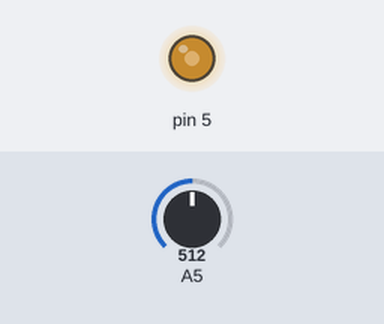
Simulated run of this sketch. Board: Arduino Uno, built with avr-gcc and run on an emulated ATmega328P. Parts: output pins drawn as LEDs (lit = HIGH). The test bench sets the inputs (shaded band); at power-on: A5 = 512.

Above: at 1.2 s.
1.3 s: A5 set to 716
At 2.0 s:
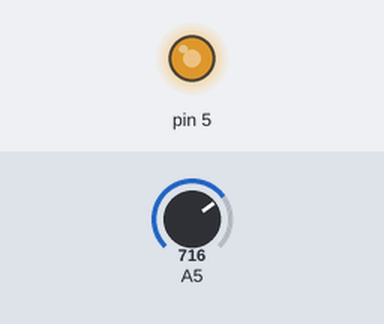
2.8 s: A5 set to 900
At 3.2 s:
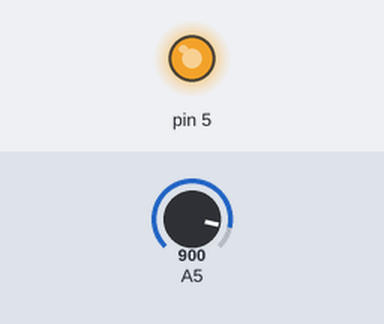
4.3 s: A5 set to 122
At 5.5 s:
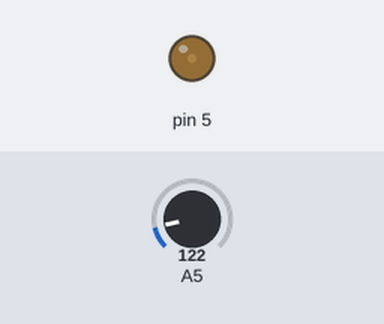
5.8 s: A5 set to 0
At 6.7 s:
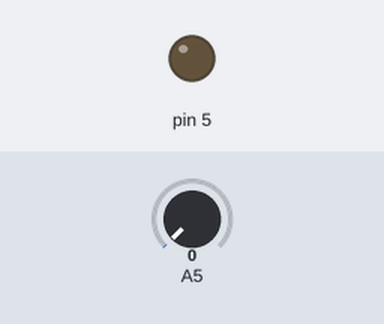
Timing chart, 0 to 8.3 s (numbered marks = the images above; inputs shaded):
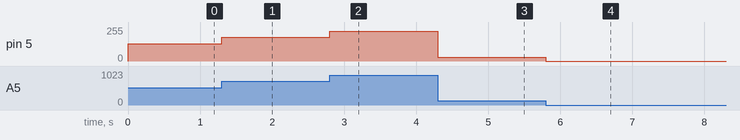

The sketch:

pot-1.ino
```cpp
#include <Arduino.h>
#include <Wire.h>
#include <SoftwareSerial.h>

double angle_rad = PI/180.0;
double angle_deg = 180.0/PI;
double PWM;

void setup(){
    pinMode(A0+5,INPUT);
    pinMode(5,OUTPUT);
}

void loop(){
    PWM = (analogRead(A0+5)) * (0.25);
    analogWrite(5,PWM);
    loop();
}


// Dol Academy eğitim içeriğinden de ulaşabilirisiniz...
```

Measured:
- after the input at 1.3 s, pin 5: 128/255 → 179/255 at once
- after the input at 2.8 s, pin 5: 179/255 → 225/255 at once
- after the input at 4.3 s, pin 5: 225/255 → 30/255 at once
- after the input at 5.8 s, pin 5: 30/255 → 0/255 at once
